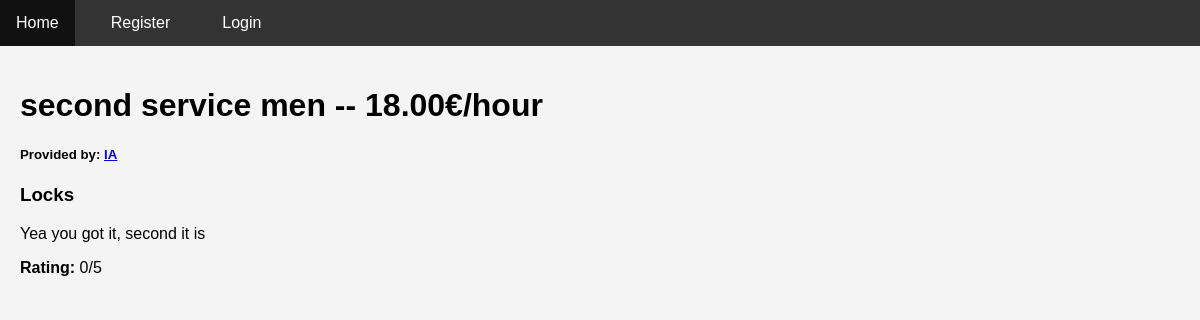
The page /services/3/ on the database as committed earlier.
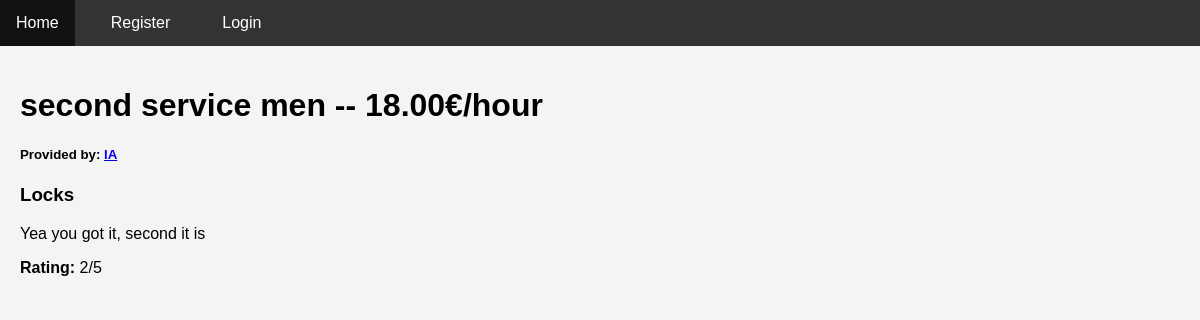
The same page on the database as committed later.
### services/models.py (models this page shows, shortened)
class Service(models.Model):
    FIELD_CHOICES = (
        ('Air Conditioner', 'Air Conditioner'),
        ('Carpentry', 'Carpentry'),
        ('Electricity', 'Electricity'),
        ('Gardening', 'Gardening'),
        ('Home Machines', 'Home Machines'),
        ('Housekeeping', 'Housekeeping'),
        ('Interior Design', 'Interior Design'),
        ('Locks', 'Locks'),
        ('Painting', 'Painting'),
        ('Plumbing', 'Plumbing'),
        ('Water Heaters', 'Water Heaters'),
    )
    company = models.ForeignKey(Company, on_delete=models.CASCADE)
    name = models.CharField(max_length=40)
    description = models.TextField()
    price_hour = models.DecimalField(decimal_places=2, max_digits=5, validators=[MinValueValidator(0.00)])
    rating = models.IntegerField(validators=[MinValueValidator(0), MaxValueValidator(5)], default=0)
    field = models.CharField(max_length=30, choices=FIELD_CHOICES)
    date_created = models.DateTimeField(auto_now_add=True)

### users/models.py (models this page shows, shortened)
class Company(models.Model):
    FIELD_CHOICES = (
        ('Air Conditioner', 'Air Conditioner'),
        ('All in One', 'All in One'),
        ('Carpentry', 'Carpentry'),
        ('Electricity', 'Electricity'),
        ('Gardening', 'Gardening'),
        ('Home Machines', 'Home Machines'),
        ('Housekeeping', 'Housekeeping'),
        ('Interior Design', 'Interior Design'),
        ('Locks', 'Locks'),
        ('Painting', 'Painting'),
        ('Plumbing', 'Plumbing'),
        ('Water Heaters', 'Water Heaters'),
    )
    user = models.OneToOneField(User, on_delete=models.CASCADE, primary_key=True)
    name = models.CharField(max_length=100, default='unknown')
    field = models.CharField(max_length=70, choices=FIELD_CHOICES, blank=False, null=False)
    rating = models.IntegerField(validators=[MaxValueValidator(5), MinValueValidator(0)], default=0)
    profile_image = models.ImageField(upload_to='company_images/', blank=True, null=True)

class User(AbstractUser):
    is_company = models.BooleanField(default=False)
    is_customer = models.BooleanField(default=False)
    email = models.EmailField(unique=True)  # Ensure email is unique and correctly set up

### services/views.py (the view)
# urls.py: path('<int:id>/', v.service_detail, name='service_detail'),
def service_detail(request, id):
    service = get_object_or_404(Service, id=id)
    company = service.company  # Get the company that created the service
    user_rating = None
    if request.user.is_authenticated:
        user_rating = ServiceRating.objects.filter(service=service, user=request.user).first()
    if request.method == 'POST' and user_rating is None:
        form = ServiceRatingForm(request.POST)
        if form.is_valid():
            rating = form.save(commit=False)
            rating.service = service
            rating.user = request.user
            rating.save()
            update_service_rating(service)
            return redirect('services:service_detail', id=service.id)
    else:
        form = ServiceRatingForm()
    return render(request, 'services/service_detail.html', {
        'service': service,
        'company': company,
        'form': form,
        'user_rating': user_rating
    })

### services/templates/services/service_detail.html (shortened to what this page needs)
{% extends 'main/base.html' %}
{% load static %}
{% block content %}
    <link rel="stylesheet" type="text/css" href="{% static 'services/css/services.css' %}">
    <div class='service_info_header'>
        <h1>{{ service.name }} -- {{ service.price_hour }}€/hour</h1>
        <h5>
            Provided by:
            <a href="{% url 'users:company_profile' username=service.company.user.username %}">
                {{ service.company.user.username }}
            </a>
        </h5>
    </div>
    <h3>{{ service.field }}</h3>
    <p style="text-align: left;">{{ service.description }}</p>
    <p><strong>Rating:</strong> {{ service.rating }}/5</p>
{% endblock %}

Rows that differ between the two databases and show on the page:
changed Service "second service men": rating "0" → "2"
